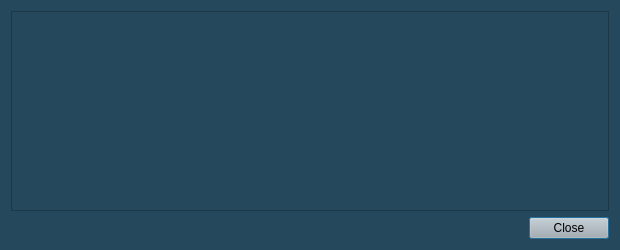
<?xml version="1.0" encoding="UTF-8"?>
<ui version="4.0">
 <class>TransactionDescDialog</class>
 <widget class="QDialog" name="TransactionDescDialog">
  <property name="geometry">
   <rect>
    <x>0</x>
    <y>0</y>
    <width>620</width>
    <height>250</height>
   </rect>
  </property>
  <property name="palette">
   <palette>
    <active>
     <colorrole role="WindowText">
      <brush brushstyle="SolidPattern">
       <color alpha="255">
        <red>0</red>
        <green>0</green>
        <blue>0</blue>
       </color>
      </brush>
     </colorrole>
     <colorrole role="Button">
      <brush brushstyle="SolidPattern">
       <color alpha="255">
        <red>37</red>
        <green>72</green>
        <blue>92</blue>
       </color>
      </brush>
     </colorrole>
     <colorrole role="Light">
      <brush brushstyle="SolidPattern">
       <color alpha="255">
        <red>207</red>
        <green>207</green>
        <blue>207</blue>
       </color>
      </brush>
     </colorrole>
     <colorrole role="Midlight">
      <brush brushstyle="SolidPattern">
       <color alpha="255">
        <red>172</red>
        <green>172</green>
        <blue>172</blue>
       </color>
      </brush>
     </colorrole>
     <colorrole role="Dark">
      <brush brushstyle="SolidPattern">
       <color alpha="255">
        <red>69</red>
        <green>69</green>
        <blue>69</blue>
       </color>
      </brush>
     </colorrole>
     <colorrole role="Mid">
      <brush brushstyle="SolidPattern">
       <color alpha="255">
        <red>92</red>
        <green>92</green>
        <blue>92</blue>
       </color>
      </brush>
     </colorrole>
     <colorrole role="Text">
      <brush brushstyle="SolidPattern">
       <color alpha="255">
        <red>0</red>
        <green>0</green>
        <blue>0</blue>
       </color>
      </brush>
     </colorrole>
     <colorrole role="BrightText">
      <brush brushstyle="SolidPattern">
       <color alpha="255">
        <red>255</red>
        <green>255</green>
        <blue>255</blue>
       </color>
      </brush>
     </colorrole>
     <colorrole role="ButtonText">
      <brush brushstyle="SolidPattern">
       <color alpha="255">
        <red>0</red>
        <green>0</green>
        <blue>0</blue>
       </color>
      </brush>
     </colorrole>
     <colorrole role="Base">
      <brush brushstyle="SolidPattern">
       <color alpha="255">
        <red>255</red>
        <green>255</green>
        <blue>255</blue>
       </color>
      </brush>
     </colorrole>
     <colorrole role="Window">
      <brush brushstyle="SolidPattern">
       <color alpha="255">
        <red>37</red>
        <green>72</green>
        <blue>92</blue>
       </color>
      </brush>
     </colorrole>
     <colorrole role="Shadow">
      <brush brushstyle="SolidPattern">
       <color alpha="255">
        <red>0</red>
        <green>0</green>
        <blue>0</blue>
       </color>
      </brush>
     </colorrole>
     <colorrole role="AlternateBase">
      <brush brushstyle="SolidPattern">
       <color alpha="255">
        <red>196</red>
        <green>196</green>
        <blue>196</blue>
       </color>
      </brush>
     </colorrole>
     <colorrole role="ToolTipBase">
      <brush brushstyle="SolidPattern">
       <color alpha="255">
        <red>255</red>
        <green>255</green>
        <blue>220</blue>
       </color>
      </brush>
     </colorrole>
     <colorrole role="ToolTipText">
      <brush brushstyle="SolidPattern">
       <color alpha="255">
        <red>0</red>
        <green>0</green>
        <blue>0</blue>
       </color>
      </brush>
     </colorrole>
    </active>
    <inactive>
     <colorrole role="WindowText">
      <brush brushstyle="SolidPattern">
       <color alpha="255">
        <red>0</red>
        <green>0</green>
        <blue>0</blue>
       </color>
      </brush>
     </colorrole>
     <colorrole role="Button">
      <brush brushstyle="SolidPattern">
       <color alpha="255">
        <red>37</red>
        <green>72</green>
        <blue>92</blue>
       </color>
      </brush>
     </colorrole>
     <colorrole role="Light">
      <brush brushstyle="SolidPattern">
       <color alpha="255">
        <red>207</red>
        <green>207</green>
        <blue>207</blue>
       </color>
      </brush>
     </colorrole>
     <colorrole role="Midlight">
      <brush brushstyle="SolidPattern">
       <color alpha="255">
        <red>172</red>
        <green>172</green>
        <blue>172</blue>
       </color>
      </brush>
     </colorrole>
     <colorrole role="Dark">
      <brush brushstyle="SolidPattern">
       <color alpha="255">
        <red>69</red>
        <green>69</green>
        <blue>69</blue>
       </color>
      </brush>
     </colorrole>
     <colorrole role="Mid">
      <brush brushstyle="SolidPattern">
       <color alpha="255">
        <red>92</red>
        <green>92</green>
        <blue>92</blue>
       </color>
      </brush>
     </colorrole>
     <colorrole role="Text">
      <brush brushstyle="SolidPattern">
       <color alpha="255">
        <red>0</red>
        <green>0</green>
        <blue>0</blue>
       </color>
      </brush>
     </colorrole>
     <colorrole role="BrightText">
      <brush brushstyle="SolidPattern">
       <color alpha="255">
        <red>255</red>
        <green>255</green>
        <blue>255</blue>
       </color>
      </brush>
     </colorrole>
     <colorrole role="ButtonText">
      <brush brushstyle="SolidPattern">
       <color alpha="255">
        <red>0</red>
        <green>0</green>
        <blue>0</blue>
       </color>
      </brush>
     </colorrole>
     <colorrole role="Base">
      <brush brushstyle="SolidPattern">
       <color alpha="255">
        <red>255</red>
        <green>255</green>
        <blue>255</blue>
       </color>
      </brush>
     </colorrole>
     <colorrole role="Window">
      <brush brushstyle="SolidPattern">
       <color alpha="255">
        <red>37</red>
        <green>72</green>
        <blue>92</blue>
       </color>
      </brush>
     </colorrole>
     <colorrole role="Shadow">
      <brush brushstyle="SolidPattern">
       <color alpha="255">
        <red>0</red>
        <green>0</green>
        <blue>0</blue>
       </color>
      </brush>
     </colorrole>
     <colorrole role="AlternateBase">
      <brush brushstyle="SolidPattern">
       <color alpha="255">
        <red>196</red>
        <green>196</green>
        <blue>196</blue>
       </color>
      </brush>
     </colorrole>
     <colorrole role="ToolTipBase">
      <brush brushstyle="SolidPattern">
       <color alpha="255">
        <red>255</red>
        <green>255</green>
        <blue>220</blue>
       </color>
      </brush>
     </colorrole>
     <colorrole role="ToolTipText">
      <brush brushstyle="SolidPattern">
       <color alpha="255">
        <red>0</red>
        <green>0</green>
        <blue>0</blue>
       </color>
      </brush>
     </colorrole>
    </inactive>
    <disabled>
     <colorrole role="WindowText">
      <brush brushstyle="SolidPattern">
       <color alpha="255">
        <red>69</red>
        <green>69</green>
        <blue>69</blue>
       </color>
      </brush>
     </colorrole>
     <colorrole role="Button">
      <brush brushstyle="SolidPattern">
       <color alpha="255">
        <red>37</red>
        <green>72</green>
        <blue>92</blue>
       </color>
      </brush>
     </colorrole>
     <colorrole role="Light">
      <brush brushstyle="SolidPattern">
       <color alpha="255">
        <red>207</red>
        <green>207</green>
        <blue>207</blue>
       </color>
      </brush>
     </colorrole>
     <colorrole role="Midlight">
      <brush brushstyle="SolidPattern">
       <color alpha="255">
        <red>172</red>
        <green>172</green>
        <blue>172</blue>
       </color>
      </brush>
     </colorrole>
     <colorrole role="Dark">
      <brush brushstyle="SolidPattern">
       <color alpha="255">
        <red>69</red>
        <green>69</green>
        <blue>69</blue>
       </color>
      </brush>
     </colorrole>
     <colorrole role="Mid">
      <brush brushstyle="SolidPattern">
       <color alpha="255">
        <red>92</red>
        <green>92</green>
        <blue>92</blue>
       </color>
      </brush>
     </colorrole>
     <colorrole role="Text">
      <brush brushstyle="SolidPattern">
       <color alpha="255">
        <red>69</red>
        <green>69</green>
        <blue>69</blue>
       </color>
      </brush>
     </colorrole>
     <colorrole role="BrightText">
      <brush brushstyle="SolidPattern">
       <color alpha="255">
        <red>255</red>
        <green>255</green>
        <blue>255</blue>
       </color>
      </brush>
     </colorrole>
     <colorrole role="ButtonText">
      <brush brushstyle="SolidPattern">
       <color alpha="255">
        <red>69</red>
        <green>69</green>
        <blue>69</blue>
       </color>
      </brush>
     </colorrole>
     <colorrole role="Base">
      <brush brushstyle="SolidPattern">
       <color alpha="255">
        <red>37</red>
        <green>72</green>
        <blue>92</blue>
       </color>
      </brush>
     </colorrole>
     <colorrole role="Window">
      <brush brushstyle="SolidPattern">
       <color alpha="255">
        <red>37</red>
        <green>72</green>
        <blue>92</blue>
       </color>
      </brush>
     </colorrole>
     <colorrole role="Shadow">
      <brush brushstyle="SolidPattern">
       <color alpha="255">
        <red>0</red>
        <green>0</green>
        <blue>0</blue>
       </color>
      </brush>
     </colorrole>
     <colorrole role="AlternateBase">
      <brush brushstyle="SolidPattern">
       <color alpha="255">
        <red>37</red>
        <green>72</green>
        <blue>92</blue>
       </color>
      </brush>
     </colorrole>
     <colorrole role="ToolTipBase">
      <brush brushstyle="SolidPattern">
       <color alpha="255">
        <red>255</red>
        <green>255</green>
        <blue>220</blue>
       </color>
      </brush>
     </colorrole>
     <colorrole role="ToolTipText">
      <brush brushstyle="SolidPattern">
       <color alpha="255">
        <red>0</red>
        <green>0</green>
        <blue>0</blue>
       </color>
      </brush>
     </colorrole>
    </disabled>
   </palette>
  </property>
  <property name="windowTitle">
   <string>Transaction details</string>
  </property>
  <layout class="QVBoxLayout" name="verticalLayout">
   <item>
    <widget class="QTextEdit" name="detailText">
     <property name="palette">
      <palette>
       <active>
        <colorrole role="WindowText">
         <brush brushstyle="SolidPattern">
          <color alpha="255">
           <red>255</red>
           <green>255</green>
           <blue>255</blue>
          </color>
         </brush>
        </colorrole>
        <colorrole role="Button">
         <brush brushstyle="SolidPattern">
          <color alpha="255">
           <red>138</red>
           <green>138</green>
           <blue>138</blue>
          </color>
         </brush>
        </colorrole>
        <colorrole role="Text">
         <brush brushstyle="SolidPattern">
          <color alpha="255">
           <red>255</red>
           <green>255</green>
           <blue>255</blue>
          </color>
         </brush>
        </colorrole>
        <colorrole role="ButtonText">
         <brush brushstyle="SolidPattern">
          <color alpha="255">
           <red>255</red>
           <green>255</green>
           <blue>255</blue>
          </color>
         </brush>
        </colorrole>
        <colorrole role="Base">
         <brush brushstyle="SolidPattern">
          <color alpha="255">
           <red>138</red>
           <green>138</green>
           <blue>138</blue>
          </color>
         </brush>
        </colorrole>
        <colorrole role="Window">
         <brush brushstyle="SolidPattern">
          <color alpha="255">
           <red>138</red>
           <green>138</green>
           <blue>138</blue>
          </color>
         </brush>
        </colorrole>
        <colorrole role="Shadow">
         <brush brushstyle="SolidPattern">
          <color alpha="255">
           <red>90</red>
           <green>104</green>
           <blue>118</blue>
          </color>
         </brush>
        </colorrole>
        <colorrole role="ToolTipText">
         <brush brushstyle="SolidPattern">
          <color alpha="255">
           <red>90</red>
           <green>104</green>
           <blue>118</blue>
          </color>
         </brush>
        </colorrole>
       </active>
       <inactive>
        <colorrole role="WindowText">
         <brush brushstyle="SolidPattern">
          <color alpha="255">
           <red>255</red>
           <green>255</green>
           <blue>255</blue>
          </color>
         </brush>
        </colorrole>
        <colorrole role="Button">
         <brush brushstyle="SolidPattern">
          <color alpha="255">
           <red>138</red>
           <green>138</green>
           <blue>138</blue>
          </color>
         </brush>
        </colorrole>
        <colorrole role="Text">
         <brush brushstyle="SolidPattern">
          <color alpha="255">
           <red>255</red>
           <green>255</green>
           <blue>255</blue>
          </color>
         </brush>
        </colorrole>
        <colorrole role="ButtonText">
         <brush brushstyle="SolidPattern">
          <color alpha="255">
           <red>255</red>
           <green>255</green>
           <blue>255</blue>
          </color>
         </brush>
        </colorrole>
        <colorrole role="Base">
         <brush brushstyle="SolidPattern">
          <color alpha="255">
           <red>138</red>
           <green>138</green>
           <blue>138</blue>
          </color>
         </brush>
        </colorrole>
        <colorrole role="Window">
         <brush brushstyle="SolidPattern">
          <color alpha="255">
           <red>138</red>
           <green>138</green>
           <blue>138</blue>
          </color>
         </brush>
        </colorrole>
        <colorrole role="Shadow">
         <brush brushstyle="SolidPattern">
          <color alpha="255">
           <red>90</red>
           <green>104</green>
           <blue>118</blue>
          </color>
         </brush>
        </colorrole>
        <colorrole role="ToolTipText">
         <brush brushstyle="SolidPattern">
          <color alpha="255">
           <red>90</red>
           <green>104</green>
           <blue>118</blue>
          </color>
         </brush>
        </colorrole>
       </inactive>
       <disabled>
        <colorrole role="WindowText">
         <brush brushstyle="SolidPattern">
          <color alpha="255">
           <red>255</red>
           <green>255</green>
           <blue>255</blue>
          </color>
         </brush>
        </colorrole>
        <colorrole role="Button">
         <brush brushstyle="SolidPattern">
          <color alpha="255">
           <red>138</red>
           <green>138</green>
           <blue>138</blue>
          </color>
         </brush>
        </colorrole>
        <colorrole role="Text">
         <brush brushstyle="SolidPattern">
          <color alpha="255">
           <red>255</red>
           <green>255</green>
           <blue>255</blue>
          </color>
         </brush>
        </colorrole>
        <colorrole role="ButtonText">
         <brush brushstyle="SolidPattern">
          <color alpha="255">
           <red>255</red>
           <green>255</green>
           <blue>255</blue>
          </color>
         </brush>
        </colorrole>
        <colorrole role="Base">
         <brush brushstyle="SolidPattern">
          <color alpha="255">
           <red>138</red>
           <green>138</green>
           <blue>138</blue>
          </color>
         </brush>
        </colorrole>
        <colorrole role="Window">
         <brush brushstyle="SolidPattern">
          <color alpha="255">
           <red>138</red>
           <green>138</green>
           <blue>138</blue>
          </color>
         </brush>
        </colorrole>
        <colorrole role="Shadow">
         <brush brushstyle="SolidPattern">
          <color alpha="255">
           <red>90</red>
           <green>104</green>
           <blue>118</blue>
          </color>
         </brush>
        </colorrole>
        <colorrole role="ToolTipText">
         <brush brushstyle="SolidPattern">
          <color alpha="255">
           <red>90</red>
           <green>104</green>
           <blue>118</blue>
          </color>
         </brush>
        </colorrole>
       </disabled>
      </palette>
     </property>
     <property name="toolTip">
      <string>This pane shows a detailed description of the transaction</string>
     </property>
     <property name="styleSheet">
      <string notr="true">background-color: rgb(37,72,92);
color: rgb(255,255,255);</string>
     </property>
     <property name="readOnly">
      <bool>true</bool>
     </property>
    </widget>
   </item>
   <item>
    <widget class="QDialogButtonBox" name="buttonBox">
     <property name="palette">
      <palette>
       <active>
        <colorrole role="Button">
         <brush brushstyle="SolidPattern">
          <color alpha="255">
           <red>178</red>
           <green>178</green>
           <blue>178</blue>
          </color>
         </brush>
        </colorrole>
        <colorrole role="ButtonText">
         <brush brushstyle="SolidPattern">
          <color alpha="255">
           <red>255</red>
           <green>255</green>
           <blue>255</blue>
          </color>
         </brush>
        </colorrole>
        <colorrole role="Base">
         <brush brushstyle="SolidPattern">
          <color alpha="255">
           <red>178</red>
           <green>178</green>
           <blue>178</blue>
          </color>
         </brush>
        </colorrole>
        <colorrole role="Window">
         <brush brushstyle="SolidPattern">
          <color alpha="255">
           <red>178</red>
           <green>178</green>
           <blue>178</blue>
          </color>
         </brush>
        </colorrole>
        <colorrole role="Highlight">
         <brush brushstyle="SolidPattern">
          <color alpha="255">
           <red>240</red>
           <green>119</green>
           <blue>70</blue>
          </color>
         </brush>
        </colorrole>
       </active>
       <inactive>
        <colorrole role="Button">
         <brush brushstyle="SolidPattern">
          <color alpha="255">
           <red>178</red>
           <green>178</green>
           <blue>178</blue>
          </color>
         </brush>
        </colorrole>
        <colorrole role="ButtonText">
         <brush brushstyle="SolidPattern">
          <color alpha="255">
           <red>255</red>
           <green>255</green>
           <blue>255</blue>
          </color>
         </brush>
        </colorrole>
        <colorrole role="Base">
         <brush brushstyle="SolidPattern">
          <color alpha="255">
           <red>178</red>
           <green>178</green>
           <blue>178</blue>
          </color>
         </brush>
        </colorrole>
        <colorrole role="Window">
         <brush brushstyle="SolidPattern">
          <color alpha="255">
           <red>178</red>
           <green>178</green>
           <blue>178</blue>
          </color>
         </brush>
        </colorrole>
        <colorrole role="Highlight">
         <brush brushstyle="SolidPattern">
          <color alpha="255">
           <red>178</red>
           <green>178</green>
           <blue>178</blue>
          </color>
         </brush>
        </colorrole>
       </inactive>
       <disabled>
        <colorrole role="Button">
         <brush brushstyle="SolidPattern">
          <color alpha="255">
           <red>178</red>
           <green>178</green>
           <blue>178</blue>
          </color>
         </brush>
        </colorrole>
        <colorrole role="ButtonText">
         <brush brushstyle="SolidPattern">
          <color alpha="255">
           <red>138</red>
           <green>138</green>
           <blue>138</blue>
          </color>
         </brush>
        </colorrole>
        <colorrole role="Base">
         <brush brushstyle="SolidPattern">
          <color alpha="255">
           <red>178</red>
           <green>178</green>
           <blue>178</blue>
          </color>
         </brush>
        </colorrole>
        <colorrole role="Window">
         <brush brushstyle="SolidPattern">
          <color alpha="255">
           <red>178</red>
           <green>178</green>
           <blue>178</blue>
          </color>
         </brush>
        </colorrole>
        <colorrole role="Highlight">
         <brush brushstyle="SolidPattern">
          <color alpha="255">
           <red>178</red>
           <green>178</green>
           <blue>178</blue>
          </color>
         </brush>
        </colorrole>
       </disabled>
      </palette>
     </property>
     <property name="styleSheet">
      <string notr="true">background-color: rgb(178, 178, 178);</string>
     </property>
     <property name="orientation">
      <enum>Qt::Horizontal</enum>
     </property>
     <property name="standardButtons">
      <set>QDialogButtonBox::Close</set>
     </property>
    </widget>
   </item>
  </layout>
 </widget>
 <resources/>
 <connections>
  <connection>
   <sender>buttonBox</sender>
   <signal>accepted()</signal>
   <receiver>TransactionDescDialog</receiver>
   <slot>accept()</slot>
   <hints>
    <hint type="sourcelabel">
     <x>248</x>
     <y>254</y>
    </hint>
    <hint type="destinationlabel">
     <x>157</x>
     <y>274</y>
    </hint>
   </hints>
  </connection>
  <connection>
   <sender>buttonBox</sender>
   <signal>rejected()</signal>
   <receiver>TransactionDescDialog</receiver>
   <slot>reject()</slot>
   <hints>
    <hint type="sourcelabel">
     <x>316</x>
     <y>260</y>
    </hint>
    <hint type="destinationlabel">
     <x>286</x>
     <y>274</y>
    </hint>
   </hints>
  </connection>
 </connections>
</ui>
